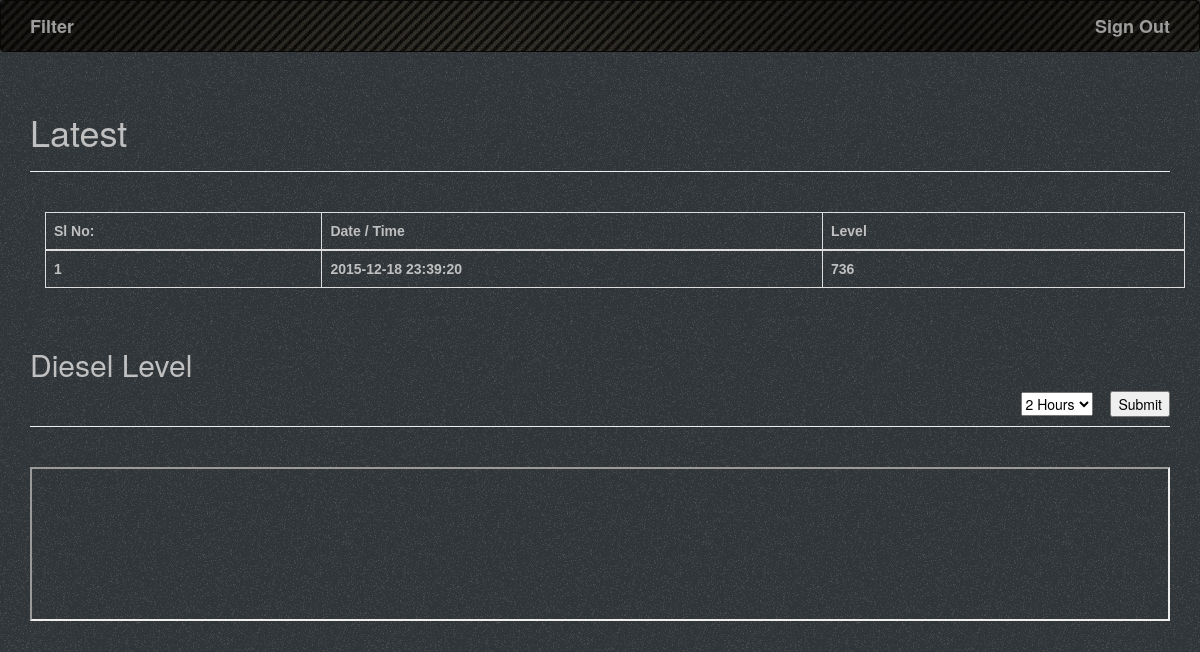
The page /index on the database as committed earlier.
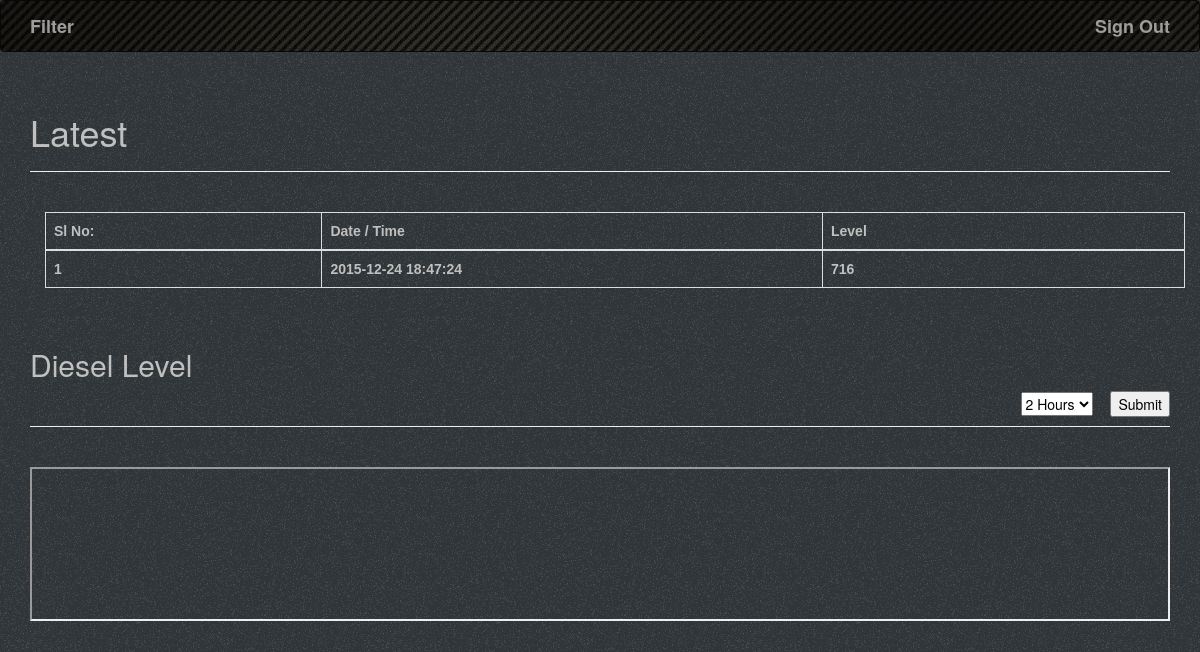
The same page on the database as committed later.
### tables this page shows
CREATE TABLE table1(device TEXT,level TEXT,time TEXT);

### __init__.py (the view)
@app.route ("/index", methods=['GET'])
@nocache
@login_required
def home():
	db = database()
	results = None
	results = db.fetchData()
	if not results:
		results=None
	return render_template('Home.html',results=results)

### __init__.py (called while the page is built)
def nocache(view):
	@wraps(view)
	def no_cache(*args, **kwargs):
		response = make_response(view(*args, **kwargs))
		response.headers['Last-Modified'] = datetime.now()
		response.headers['Cache-Control'] = 'no-store, no-cache, must-revalidate, post-check=0, pre-check=0, max-age=0'
		response.headers['Pragma'] = 'no-cache'
		response.headers['Expires'] = '-1'
		return response
	return update_wrapper(no_cache, view)

def login_required(f):
	@wraps(f)
	def decorated_function(*args, **kwargs):
		if logInStatus['logged_in']:
			return f(*args, **kwargs)
		else:
			flash('You need to login first')
			return redirect(url_for('login'))
	return decorated_function

	def fetchData(self):
		conn=sqlite3.connect("dieselLevel.db")
		c=conn.cursor()
		c.execute("SELECT * FROM table1 ORDER BY time desc")
		data=c.fetchall()
		conn.close()
		return data

### templates/Home.html (shortened to what this page needs)
{% extends "base.html" %}
{% block indexPage%} <a id="navbarText2"class="navbar-brand" href="{{ url_for('filterData') }}">Filter</a>{%endblock%}
{% block page_content %}
<div class="page-header">
    <h1 style="color:silver;">Latest</h1>
</div>
<br/>
<div class="container">
<div class="table-responsive" >
{% if  results %}
 <table class="table table-bordered">
  <thead>
    <tr>
      <th width="10" height="20">Sl No:</th>
      <th width="30" height="20">Date / Time</th>
      <th width="20" height="20">Level</th>
    </tr>
  </thead>
    <tbody>
      <tr>
        <th >1</th>
        <th >{{ results[0][2] }}</th>
        <th >{{ results[0][1] }}</th>
      </tr>
    </tbody>
  </table>
  </div>
</div>
<div class="page-header">
  <h2 style="color:silver;">Diesel Level</h2>
<form action="" align="right">
<select name="filter">
<option value="2h">2 Hours</option>
</select>
&emsp;<input type="submit">
</form>
</div>
<br/>
<iframe src="{{url_for('.static', filename='table.html')}}" width="100%" height="auto"></iframe>
{% else %}
<p><b>The table is empty</b></p>
{%endif%}
{% endblock %}

### templates/base.html (shortened to what this page needs)
{% extends "bootstrap/base.html" %}
{% block styles %}
{{super()}}
<link rel="stylesheet"
      href="{{url_for('.static', filename='bg.css')}}">
{% endblock %}
{% block navbar %}
<div class="navbar navbar-inverse" role="navigation" id="navbar">
    <div class="container">
        <div class="navbar-header">
           {% block indexPage%}{%endblock%}
        </div>
        <div class="navbar-right">
            <a id="navbarText1" class="navbar-brand" href="/logout">Sign Out</a>
        </div>
    </div>
</div>
{% endblock %}
{% block content %}
<div class="container">
    {% block page_content %}{% endblock %}
</div>
{% endblock %}

### static/bg.css (style rules this page uses)
body { background-image: url("/static/img/noise.png"); color:black; }
#navbar { background-image: url("/static/img/new.jpg"); }
#navbarText1 { font-weight:bolder; }
#navbarText2 { font-weight:bolder; }
table { color:silver; font-family: "Comic Sans MS", cursive, sans-serif; }

Rows that differ between the two databases and show on the page:
no longer on this page (row unchanged): table1: time "2015-12-18 23:39:20", level "736"
added table1: time "2015-12-24 18:47:24", level "716"
